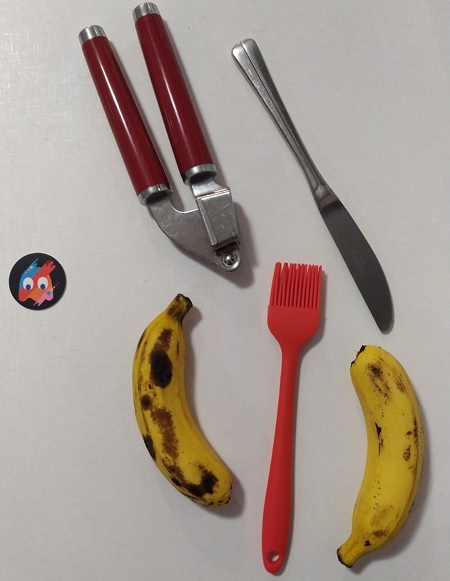
#> input picture examples/coin/src/example2.jpeg, 450 x 581 px
$ python order_coordinates.py   (older library calls are emulated)
#> lines starting #> are read from the running program, lines starting #| are printed output that depends on the picture; after the words box and inside, x2 and y2 are one past the last pixel; in counts of white or black regions, pixels touching at a corner belong together
# import the necessary packages
from __future__ import print_function

from scipy.spatial import distance as dist
import numpy as np
from imutils import perspective
from imutils import contours
import argparse
import imutils
import cv2

# RUN WITH order_coordinates.py --new 1

def order_points_old(pts):
	# initialize a list of coordinates that will be ordered
	# such that the first entry in the list is the top-left,
	# the second entry is the top-right, the third is the
	# bottom-right, and the fourth is the bottom-left
	rect = np.zeros((4, 2), dtype="float32")
	# the top-left point will have the smallest sum, whereas
	# the bottom-right point will have the largest sum
	s = pts.sum(axis=1)
	rect[0] = pts[np.argmin(s)]
	rect[2] = pts[np.argmax(s)]
	# now, compute the difference between the points, the
	# top-right point will have the smallest difference,
	# whereas the bottom-left will have the largest difference
	diff = np.diff(pts, axis=1)
	rect[1] = pts[np.argmin(diff)]
	rect[3] = pts[np.argmax(diff)]
	# return the ordered coordinates
	return rect


def order_points(pts):
	# sort the points based on their x-coordinates
	xSorted = pts[np.argsort(pts[:, 0]), :]

	# grab the left-most and right-most points from the sorted
	# x-Coordinate points
	leftMost = xSorted[:2, :]
	rightMost = xSorted[2:, :]

	# now, sort the left-most coordinates according to their
	# y-coordinates so we can grab the top-left and bottom-left
	# points, respectively
	leftMost = leftMost[np.argsort(leftMost[:, 1]), :]
	(tl, bl) = leftMost

	# now that we have the top-left coordinate, use it as an
	# anchor to calculate the Euclidean distance between the
	# top-left and right-most points; by the Pythagorean
	# theorem, the point with the largest distance will be
	# our bottom-right point
	D = dist.cdist(tl[np.newaxis], rightMost, "euclidean")[0]
	(br, tr) = rightMost[np.argsort(D)[::-1], :]

	# return the coordinates in top-left, top-right,
	# bottom-right, and bottom-left order
	return np.array([tl, tr, br, bl], dtype="float32")

# construct the argument parse and parse the arguments
ap = argparse.ArgumentParser()
ap.add_argument("-n", "--new", type=int, default=-1,
	help="whether or not the new order points should should be used")
args = vars(ap.parse_args())

# load our input image, convert it to grayscale, and blur it slightly
image = cv2.imread("example2.jpeg")
#> image is the input picture: shape (581, 450, 3); mean B, G, R 144.7, 153.9, 167.1
gray = cv2.cvtColor(image, cv2.COLOR_BGR2GRAY)
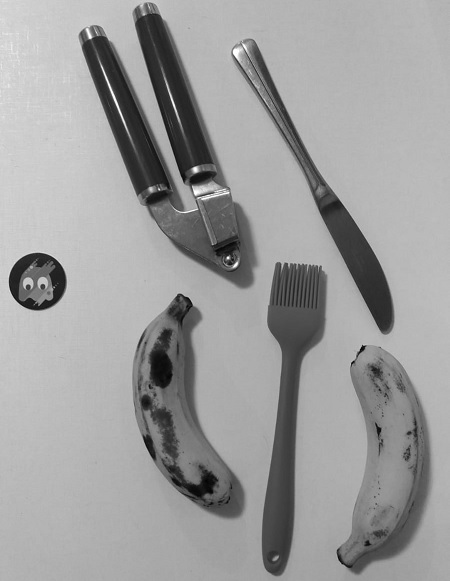
#> gray: shape (581, 450); min 2, max 255, mean 156.8
gray = cv2.GaussianBlur(gray, (7, 7), 0)

# perform edge detection, then perform a dilation + erosion to
# close gaps in between object edges
edged = cv2.Canny(gray, 50, 100)
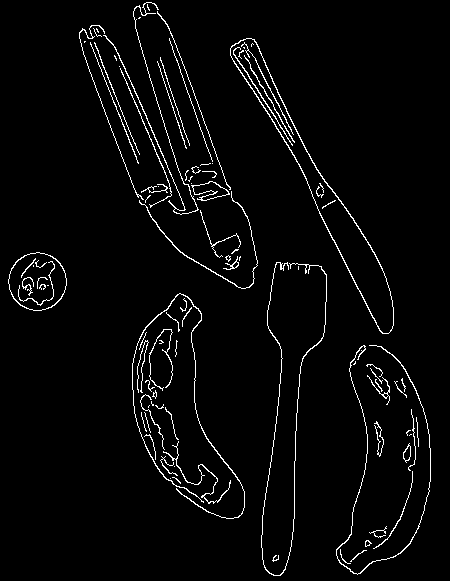
#> edged: shape (581, 450); 3.2% white in thin lines or dots
edged = cv2.dilate(edged, None, iterations=1)
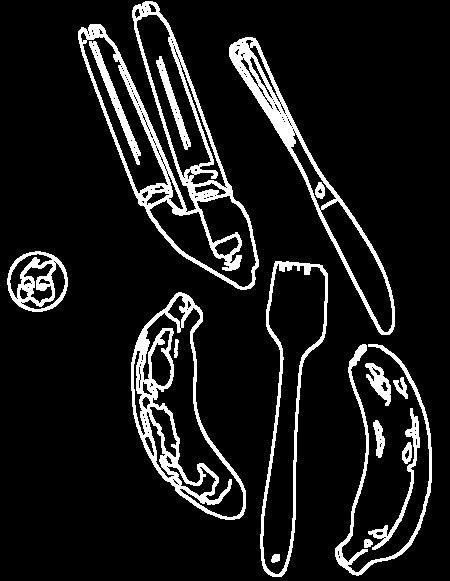
#> edged: shape (581, 450); 10.3% white; 17 white regions, largest, box (x1, y1, x2, y2) and area: (78, 1, 259, 290) 7287, (131, 292, 246, 520) 5353, (229, 37, 395, 335) 4181
edged = cv2.erode(edged, None, iterations=1)
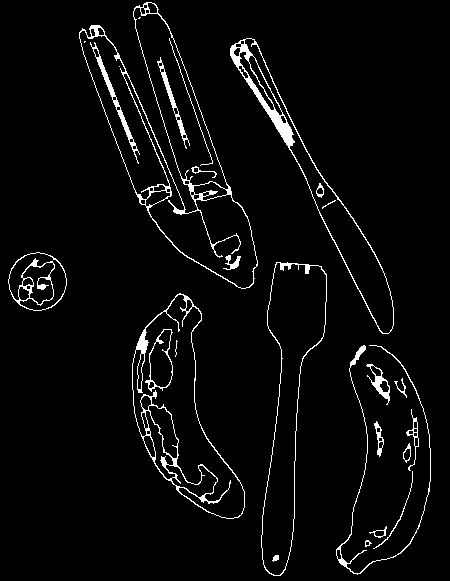
#> edged: shape (581, 450); 3.9% white in thin lines or dots

# find contours in the edge map
cnts = cv2.findContours(edged.copy(), cv2.RETR_EXTERNAL,
	cv2.CHAIN_APPROX_SIMPLE)
#> cnts = 14 contours; largest, box (x1, y1, x2, y2) and area: (79, 2, 258, 289) 20118, (132, 293, 245, 519) 12662, (261, 262, 327, 576) 9917, (230, 38, 394, 334) 7385, (8, 252, 67, 311) 2610
cnts = imutils.grab_contours(cnts)

# sort the contours from left-to-right and initialize the bounding box
# point colors
(cnts, _) = contours.sort_contours(cnts)
colors = ((0, 0, 255), (240, 0, 159), (255, 0, 0), (255, 255, 0))

# loop over the contours individually
for (i, c) in enumerate(cnts):
	# if the contour is not sufficiently large, ignore it
	if cv2.contourArea(c) < 50:
		continue

	# compute the rotated bounding box of the contour, then
	# draw the contours
	box = cv2.minAreaRect(c)
	box = cv2.cv.BoxPoints(box) if imutils.is_cv2() else cv2.boxPoints(box)
	box = np.array(box, dtype="int")
	cv2.drawContours(image, [box], -1, (0, 255, 0), 2)

	# show the original coordinates
	print("Object #{}:".format(i + 1))
	print(box)

	# order the points in the contour such that they appear
	# in top-left, top-right, bottom-right, and bottom-left
	# order, then draw the outline of the rotated bounding
	# box
	rect = order_points_old(box)

	# check to see if the new method should be used for
	# ordering the coordinates
	if args["new"] > 0:
		rect = perspective.order_points(box)

	# show the re-ordered coordinates
	print(rect.astype("int"))
	print("")

	# loop over the original points and draw them
	for ((x, y), color) in zip(rect, colors):
		cv2.circle(image, (int(x), int(y)), 5, color, -1)
	# draw the object num at the top-left corner
	cv2.putText(image, "Object #{}".format(i + 1),
				(int(rect[0][0] - 15), int(rect[0][1] - 15)),
				cv2.FONT_HERSHEY_SIMPLEX, 0.55, (255, 255, 255), 2)
	# show the image
	cv2.imshow("Image", image)
	cv2.waitKey(0)
#> this loop made 14 passes
#> (box, s in order_points_old, diff in order_points_old) on passes 1 to 4: ([[55, 317], [0, 299], [18, 244], [73, 262]], [372, 299, 262, 335], [262, 299, 226, 189]), ([[185, 313], [69, 33], [156, -2], [272, 277]], [498, 102, 154, 549], [128, -36, -158, 5]), ([[163, 535], [109, 309], [195, 289], [249, 514]], [698, 418, 484, 763], [372, 200, 94, 265]), ([[382, 336], [225, 47], [254, 32], [411, 320]], [718, 272, 286, 731], [-46, -178, -222, -91])
#> (printed output is left out)
#> pass 1, `cv2.imshow("Image", image)`:
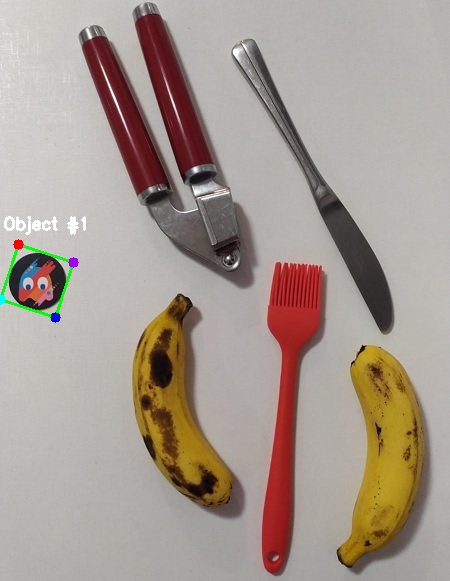
#> window 'Image': shape (581, 450, 3); mean B, G, R 144.4, 154, 166.8
#> pass 2, `cv2.imshow("Image", image)`:
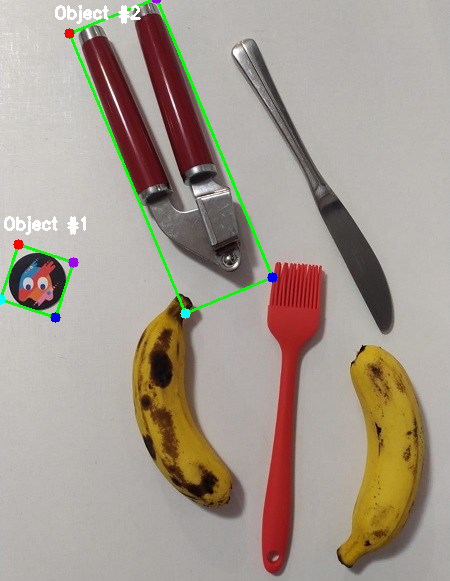
#> window 'Image': shape (581, 450, 3); mean B, G, R 143.4, 154.8, 165.5
#> after the loop:
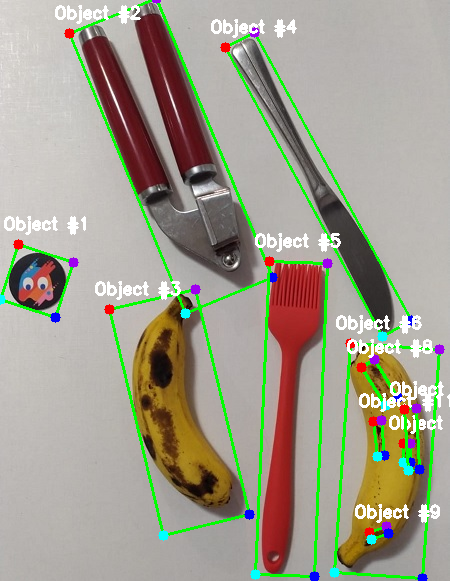
#> image: shape (581, 450, 3); 7.66% of pixels changed, all inside (x1, y1, x2, y2) = (0, 0, 450, 581)

$ run again, with examples/coin/src/example3.jpeg copied over examples/coin/src/example2.jpeg
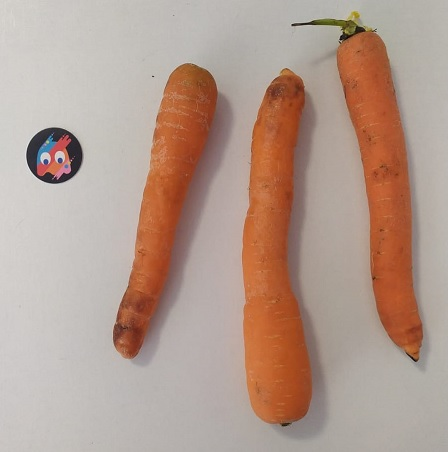
#> input picture examples/coin/src/example3.jpeg, 448 x 452 px
#> image is the input picture: shape (452, 448, 3); mean B, G, R 143, 155.4, 179.5
#> `edged = cv2.erode(edged, None, iterations=1)`:
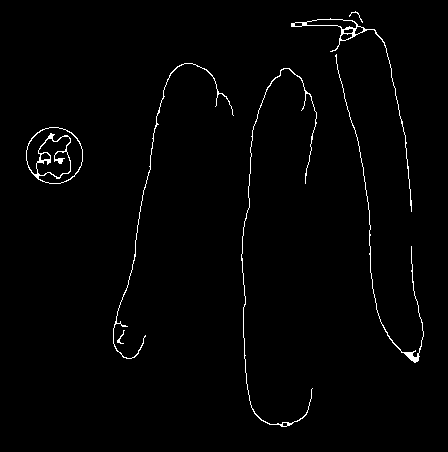
#> edged: shape (452, 448); 1.4% white in thin lines or dots, all inside (x1, y1, x2, y2) = (26, 11, 424, 427)
#> cnts = 7 contours, 2 with area under 20; largest, box (x1, y1, x2, y2) and area: (26, 127, 83, 184) 2508, (291, 18, 412, 212) 612, (241, 68, 317, 427) 110, (335, 54, 424, 363) 109, (113, 63, 234, 359) 82
#> the loop `for (i, c) in enumerate(cnts):` made 7 passes
#> (box, s in order_points_old, diff in order_points_old) on passes 1, 2, 4: ([[82, 183], [26, 183], [26, 127], [82, 127]], [265, 209, 153, 209], [101, 157, 101, 45]), ([[139, 363], [70, 337], [175, 56], [245, 82]], [502, 407, 231, 327], [224, 267, -119, -163]), ([[311, 426], [238, 425], [243, 67], [316, 68]], [737, 663, 310, 384], [115, 187, -176, -248])
#> (printed output is left out)
#> after the loop `for (i, c) in enumerate(cnts):`:
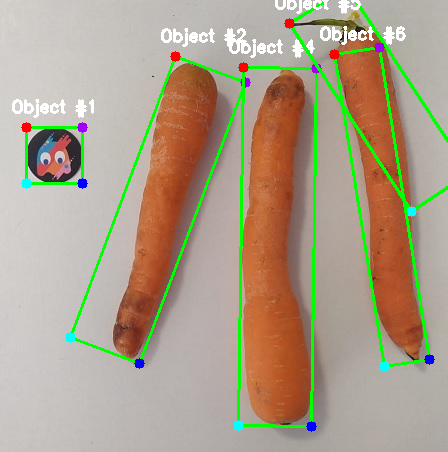
#> image: shape (452, 448, 3); 6.34% of pixels changed, all inside (x1, y1, x2, y2) = (12, 0, 448, 432)
